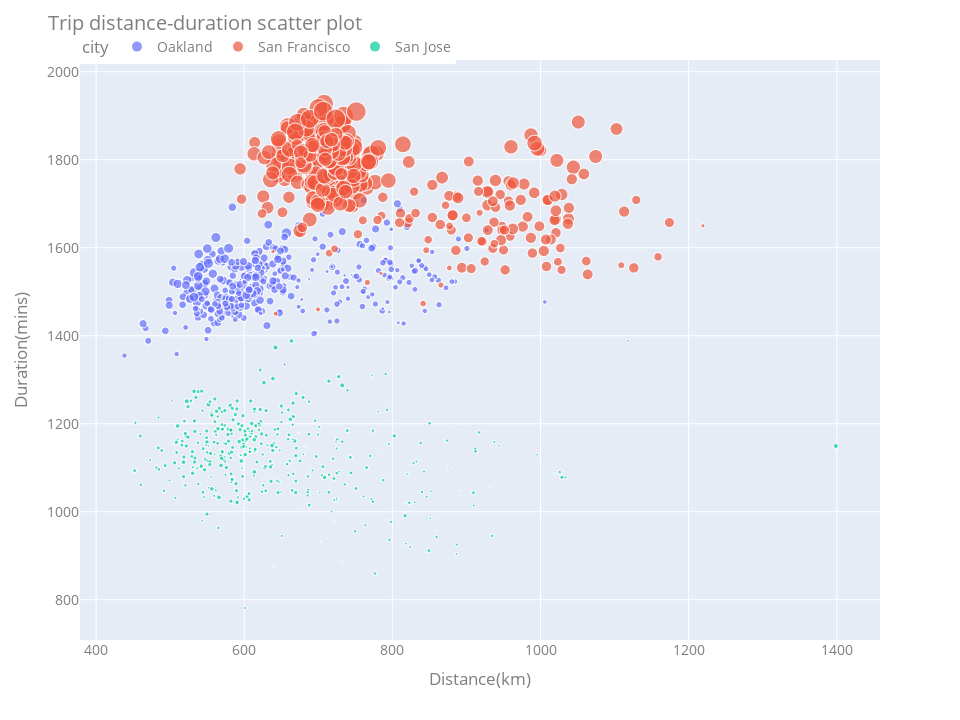

Write notebook code for a chart like this one.
### Markdown cell above
### Trip distance and duration
>The following scatter plot shows the mean duration and distance of trips for each day. Each circle represents a day, and the size of the circle shows the number of trips on that day. Each city is shown in a different colour. You can see the detail of the day with hovering the mouse on a point. Generally, people in San Francisco use bikes for longer distances and more extended time. In San Jose, trips are shorter compared to the other two cities. There is an unusual data point on September 22nd in San Jose, where trip duration is almost two times more than a regular day.

### Code cell
data = df.groupby([df['city_x'],df['start_time'].dt.date]).agg({'distance':'mean','duration_sec': 'mean', 'station_id_x': 'count', 'speed':'mean'}).reset_index()
data.columns = ['city', 'start_time', 'distance', 'duration', 'count','speed']

fig = px.scatter(data, y='distance',x='duration', color='city',size="count",hover_name="start_time")
fig.update_layout(
    title="Trip distance-duration scatter plot",
    xaxis_title="Distance(km)",
    width=960,
    height=720,
    legend_orientation="h",
    legend=dict(x=0, y=1.05),
    yaxis_title="Duration(mins)",
    font=dict(size=14,color="#7f7f7f"))
fig.show()
plotly.offline.init_notebook_mode(connected=True)

### Figure 1 — Plotly figure (JSON) as saved in the notebook; plotly's stock layout.template omitted (floating-point values rounded to 4 significant figures; data arrays with more than 128 entries replaced by an {"elided": "..."} marker saying what was removed)
{"data": [{"hoverlabel": {"namelength": 0}, "hovertemplate": "<b>%{hovertext}</b><br><br>city=Oakland<br>duration=%{x}<br>distance=%{y}<br>count=%{marker.size}", "hovertext": {"elided": "365 str values"}, "legendgroup": "Oakland", "marker": {"color": "#636efa", "size": {"elided": "365 int values"}, "sizemode": "area", "sizeref": 26.11, "symbol": "circle"}, "mode": "markers", "name": "Oakland", "showlegend": true, "type": "scattergl", "x": {"elided": "365 float values"}, "xaxis": "x", "y": {"elided": "365 float values"}, "yaxis": "y"}, {"hoverlabel": {"namelength": 0}, "hovertemplate": "<b>%{hovertext}</b><br><br>city=San Francisco<br>duration=%{x}<br>distance=%{y}<br>count=%{marker.size}", "hovertext": {"elided": "365 str values"}, "legendgroup": "San Francisco", "marker": {"color": "#EF553B", "size": {"elided": "365 int values"}, "sizemode": "area", "sizeref": 26.11, "symbol": "circle"}, "mode": "markers", "name": "San Francisco", "showlegend": true, "type": "scattergl", "x": {"elided": "365 float values"}, "xaxis": "x", "y": {"elided": "365 float values"}, "yaxis": "y"}, {"hoverlabel": {"namelength": 0}, "hovertemplate": "<b>%{hovertext}</b><br><br>city=San Jose<br>duration=%{x}<br>distance=%{y}<br>count=%{marker.size}", "hovertext": {"elided": "365 str values"}, "legendgroup": "San Jose", "marker": {"color": "#00cc96", "size": {"elided": "365 int values"}, "sizemode": "area", "sizeref": 26.11, "symbol": "circle"}, "mode": "markers", "name": "San Jose", "showlegend": true, "type": "scattergl", "x": {"elided": "365 float values"}, "xaxis": "x", "y": {"elided": "365 float values"}, "yaxis": "y"}], "layout": {"font": {"color": "#7f7f7f", "size": 14}, "height": 720, "legend": {"itemsizing": "constant", "orientation": "h", "title": {"text": "city"}, "tracegroupgap": 0, "x": 0, "y": 1.05}, "margin": {"t": 60}, "title": {"text": "Trip distance-duration scatter plot"}, "width": 960, "xaxis": {"anchor": "y", "domain": [0, 1], "title": {"text": "Distance(km)"}}, "yaxis": {"anchor": "x", "domain": [0, 1], "title": {"text": "Duration(mins)"}}}}
